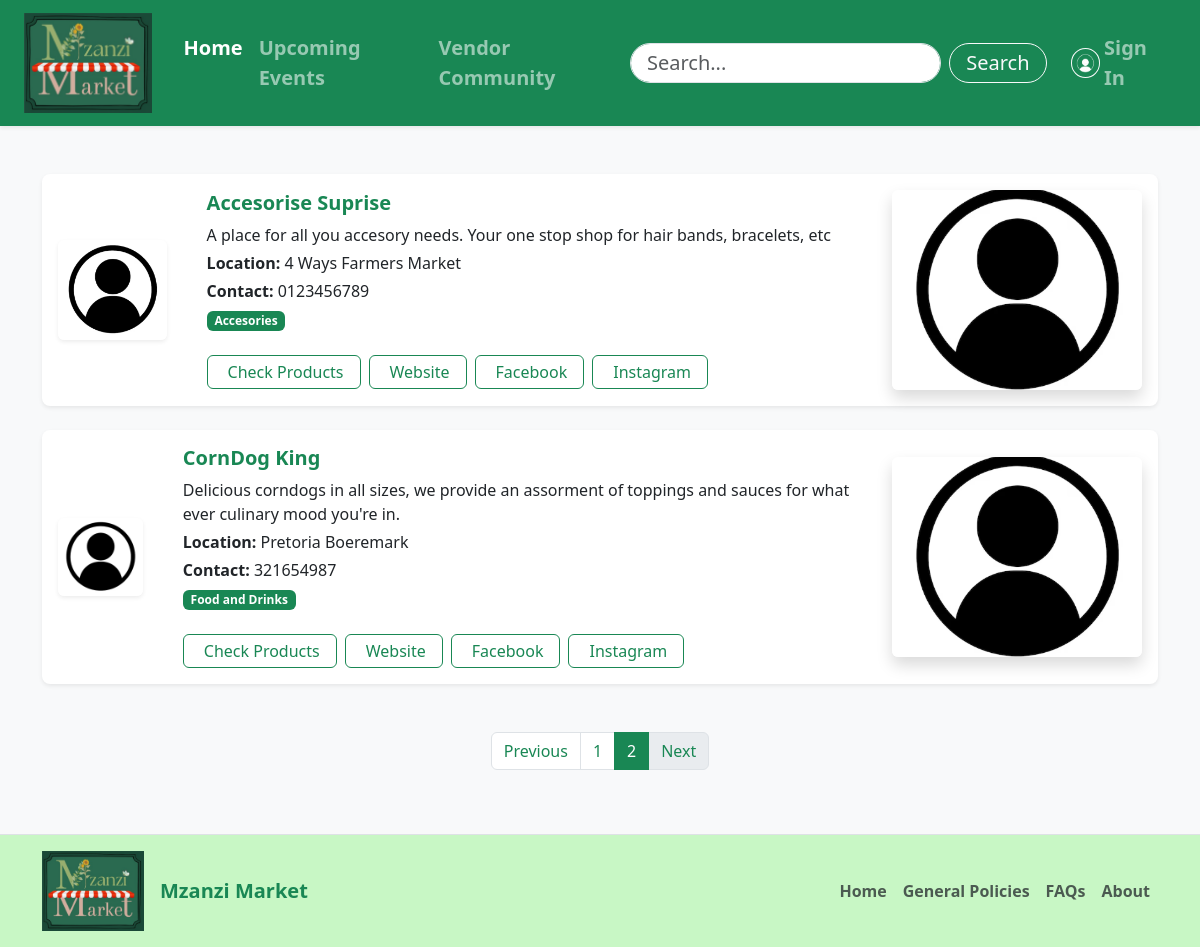
Page /vendors?page=2 on the committed database.
### tables this page shows
CREATE TABLE "Vendor" (
	"VendorID"	INTEGER,
	"VendorName"	TEXT NOT NULL,
	"VendorStallDescription"	TEXT,
	"VendorLocation"	TEXT,
	"VendorContactNumber"	TEXT,
	"VendorOfferingType"	TEXT,
	"VendorDescriptionPicture"	BLOB,
	"VendorWebsite"	TEXT,
	"VendorFacebook"	TEXT,
	"VendorInstagram"	TEXT,
	"VendorLogo"	BLOB,
	"UserID"	INTEGER NOT NULL,
	PRIMARY KEY("VendorID" AUTOINCREMENT),
	FOREIGN KEY("UserID") REFERENCES "User"("UserID")
);

### app.py (the view)
@app.route("/vendors", methods=["GET"])
def vendors():
    page = request.args.get('page', 1, type=int)
    per_page = 6
    offset = (page - 1) * per_page
    conn = get_db_connection()
    total_markets = conn.execute("SELECT COUNT(*) FROM Market").fetchone()[0]
    total_pages = math.ceil(total_markets / per_page)
    vendors = conn.execute("SELECT * FROM Vendor LIMIT ? OFFSET ?", (per_page, offset)).fetchall()
    conn.close()
    return render_template("vendors.html", vendors=vendors, page=page,total_pages=total_pages)

### app.py (called while the page is built)
def get_db_connection():
    conn = sqlite3.connect('Mzanzi.db', timeout=30)
    conn.row_factory = sqlite3.Row
    try:
        conn.execute("PRAGMA journal_mode=WAL")
    except:
        pass # If it fails, it just ignores it, but usually it works
    return conn

### templates/vendors.html (shortened to what this page needs)
<!DOCTYPE html>
<html lang="en">
<head>
  <link href="https://cdn.jsdelivr.net/npm/bootstrap@5.3.3/dist/css/bootstrap.min.css" rel="stylesheet">
</head>
<body class="bg-light">
    <header id="pageTop">
      <nav
        class="navbar navbar-expand-lg navbar-dark bg-success shadow-sm sticky-top py-2"
      >
        <div class="container-fluid px-4">
          <a class="navbar-brand d-flex align-items-center me-3" href="/">
            <img
              src="{{ url_for('static', filename='images/Logo.png') }}"
              alt="Mzanzi Market"
              height="100"
              class="me-2"
            />
          </a>
          <div class="collapse navbar-collapse" id="navbarSupportedContent">
            <ul class="navbar-nav me-auto mb-2 mb-lg-0">
              <li class="nav-item">
                <a class="nav-link fw-semibold fs-5 active" href="/"
                  >Home</a
                >
              </li>
              <li class="nav-item">
                <a class="nav-link fw-semibold fs-5" href="events"
                  >Upcoming Events</a
                >
              </li>
              <li class="nav-item">
                <a class="nav-link fw-semibold fs-5" href="vendors"
                  >Vendor Community</a
                >
              </li>
            </ul>
            <div class="d-flex align-items-center">
              <form class="d-flex me-3" role="search">
                <input
                  class="form-control me-2 rounded-pill px-3 py-1 fs-5"
                  type="search"
                  placeholder="Search..."
                  aria-label="Search"
                />
                <button
                  class="btn btn-outline-light rounded-pill px-3 py-1 fs-5"
                  type="submit"
                >
                  Search
                </button>
              </form>
              <ul class="navbar-nav d-flex align-items-center mb-0">
                <li class="nav-item">
                  {% if session.get('user_id') %}
                    <a
                      class="nav-link d-flex align-items-center fw-semibold fs-5"
                      href="{{ url_for('userpage') }}"
                    >
                      <img
                        src="{{ url_for('static', filename='images/usericon.png')}}"
                        alt="User"
                        height="30"
                        class="me-1 rounded-circle border border-light p-1"
                      />
                      <span>{{ session['username'] }}</span>
                    </a>
                  {% else %}
                    <a
                      class="nav-link d-flex align-items-center fw-semibold fs-5"
                      href="{{ url_for('login') }}"
                    >
                      <img
                        src="{{ url_for('static', filename='images/usericon.png')}}"
                        alt="User"
                        height="30"
                        class="me-1 rounded-circle border border-light p-1"
                      />
                      <span>Sign In</span>
                    </a>
                  {% endif %}
                </li>
              </ul>
            </div>
          </div>
        </div>
      </nav>
    </header>
  <main>
    <div class="container py-5" id="vendorList">
      {% for vendor in vendors %}
      <div class="card shadow-sm mb-4 border-0 rounded-3 vendor-card">
        <div class="card-body d-flex flex-column flex-md-row align-items-center">
          <div class="text-center mb-3 mb-md-0 me-md-4">
            <img src="{{ vendor.VendorLogo | to_base64 if vendor.VendorLogo else url_for('static', filename='images/VendorDefault.png') }}"
                 alt="{{ vendor.VendorName }} Logo"
                 class="img-fluid rounded shadow-sm" style="max-height:100px;">
          </div>
          <div class="flex-grow-1 px-md-3 mb-3 mb-md-0">
            <h5 class="fw-bold text-success">{{ vendor.VendorName }}</h5>
            <p class="mb-1">{{ vendor.VendorStallDescription }}</p>
            <p class="mb-1"><strong>Location:</strong> {{ vendor.VendorLocation }}</p>
            <p class="mb-1"><strong>Contact:</strong> {{ vendor.VendorContactNumber }}</p>
            <span class="badge bg-success me-1">{{ vendor.VendorofferingType }}</span>
            <div class="row g-2 mt-3">
              <div class="col-auto">
                <a class="btn btn-outline-success py-1 px-3" href="/vendor/{{ vendor.VendorID }}">
                  Check Products
                </a>
              </div>
              <div class="col-auto">
                <a href="https://{{ vendor.VendorWebsite or '#' }}" class="btn btn-outline-success py-1 px-3" target="_blank">
                  Website
                </a>
              </div>
              <div class="col-auto">
                <a href="https://{{ vendor.VendorFacebook or '#' }}" class="btn btn-outline-success py-1 px-3" target="_blank">
                  Facebook
                </a>
              </div>
              <div class="col-auto">
                <a href="https://{{ vendor.Vendorinstagram or '#' }}" class="btn btn-outline-success py-1 px-3" target="_blank">
                  Instagram
                </a>
              </div>
            </div>
          </div>
          <div class="shadow rounded" style="max-width:300px; min-width:250px;">
            <img src="{{ vendor.VendorDescriptorPicture | to_base64 if vendor.VendorDescriptorPicture else url_for('static', filename='images/VendorDefault.png') }}"
                 class="img-fluid rounded" style="height:200px; width:100%; object-fit:cover;"
                 alt="{{ vendor.VendorName }}">
          </div>
        </div>
      </div>
      {% endfor %}
      {% if total_pages > 1 %}
          <nav aria-label="Market navigation" class="mt-5">
            <ul class="pagination justify-content-center">
              <li class="page-item {% if page == 1 %}disabled{% endif %}">
                <a class="page-link text-success" href="{{ url_for('home', page=page-1) }}" tabindex="-1" aria-disabled="true">Previous</a>
              </li>
              {% for p in range(1, total_pages + 1) %}
              <li class="page-item {% if p == page %}active{% endif %}">
                <a class="page-link {% if p == page %}bg-success border-success{% else %}text-success{% endif %}" href="{{ url_for('home', page=p) }}">
                    {{ p }}
                </a>
              </li>
              {% endfor %}
              <li class="page-item {% if page == total_pages %}disabled{% endif %}">
                <a class="page-link text-success" href="{{ url_for('vendors', page=page+1) }}">Next</a>
              </li>
            </ul>
          </nav>
          {% endif %}
    </div>
  </main>
  <footer class="border-top py-3" style="background-color: #c8f7c5">
    <div
      class="container d-flex flex-wrap justify-content-between align-items-center"
    >
      <div class="d-flex align-items-center mb-3 mb-md-0">
        <img
          src="{{ url_for('static', filename='images/Logo.png') }}"
          alt="Mzanzi Market"
          height="80"
          class="me-3"
        />
        <span class="fw-bold text-success fs-5">Mzanzi Market</span>
      </div>
      <ul class="nav col-md-5 justify-content-end">
  <li class="nav-item fw-semibold">
    <a href="{{ url_for('home') }}" class="nav-link px-2 text-muted">Home</a>
  </li>
  <li class="nav-item fw-semibold">
    <a href="{{ url_for('general_policies') }}" class="nav-link px-2 text-muted">General Policies</a>
  </li>
  <li class="nav-item fw-semibold">
    <a href="{{ url_for('faq') }}" class="nav-link px-2 text-muted">FAQs</a>
  </li>
  <li class="nav-item fw-semibold">
    <a href="{{ url_for('about') }}" class="nav-link px-2 text-muted">About</a>
  </li>
</ul>
    </div>
  </footer>
</body>
</html>

### rows in the picture
Vendor: VendorName "Accesorise Suprise", VendorStallDescription "A place for all you accesory needs. Your one stop shop for hair bands, bracelets, etc", VendorLocation "4 Ways Farmers Market", VendorContactNumber "0123456789", VendorofferingType "Accesories"
Vendor: VendorName "CornDog King", VendorStallDescription "Delicious corndogs in all sizes, we provide an assorment of toppings and sauces for what ever culinary mood you're in.", VendorLocation "Pretoria Boeremark", VendorContactNumber "321654987", VendorofferingType "Food and Drinks"

### other values in the picture
{{ p }} "1" "2"
